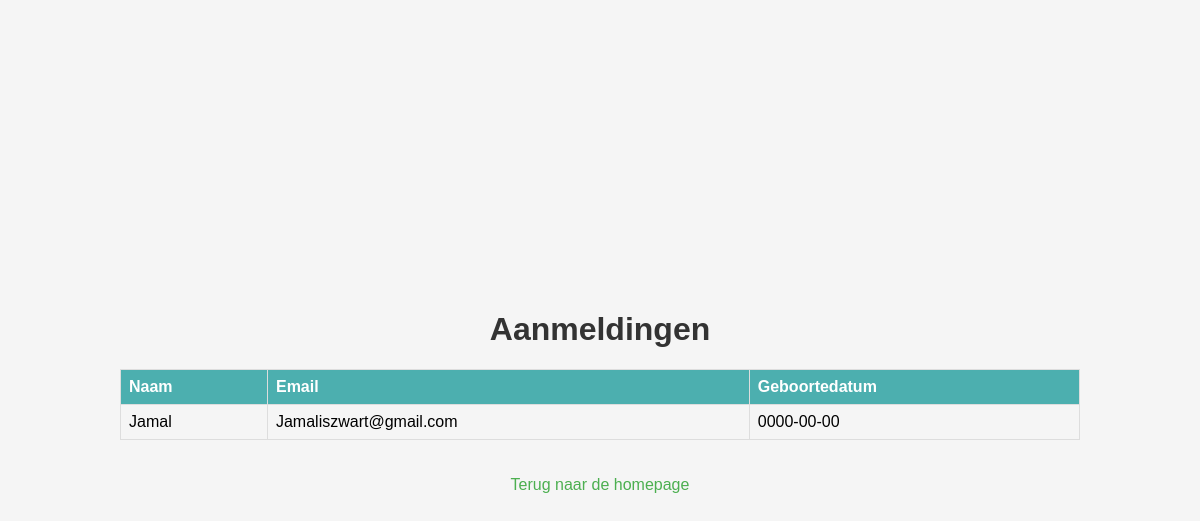
The app's page /php/aanmelden_result.php, older data.
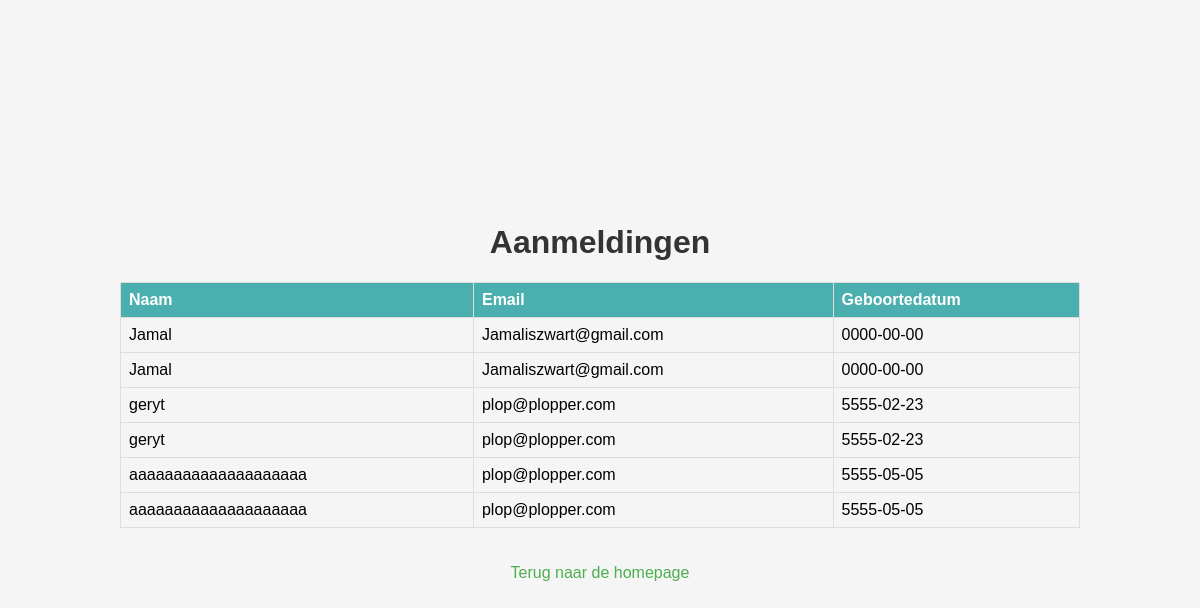
The same page, newer data.
### tables this page shows
CREATE TABLE IF NOT EXISTS `aanmelden` (
  `Naam` varchar(20) NOT NULL,
  `Email` varchar(50) NOT NULL,
  `GeboorteDatum` date NOT NULL
);

### php/aanmelden_result.php (the view, shortened to what this page needs)
<!DOCTYPE html>
<html>
<head>
</head>
<body>
<h1>Aanmeldingen</h1>
<?php
$dsn = "mysql:host=localhost;dbname=introweek_lj2";
$DBusername = "root";
$DBpassword = '';
try {
    $pdo = new PDO($dsn, $DBusername, $DBpassword);
    $pdo->setAttribute(PDO::ATTR_ERRMODE, PDO::ERRMODE_EXCEPTION);
    $stmt = $pdo->prepare("SELECT Naam, Email, Geboortedatum FROM aanmelden");
    $stmt->execute();
    echo "<table><tr>
    <th>Naam</th>
    <th>Email</th>
    <th>Geboortedatum</th>
    </tr>";
    while ($row = $stmt->fetch(PDO::FETCH_ASSOC)) {
        echo "<tr><td>" . htmlspecialchars($row['Naam']) . "</td><td>" . htmlspecialchars($row['Email']) . "</td><td>" . htmlspecialchars($row['Geboortedatum']) . "</td></tr>";
    }
    echo "</table>";
} catch (PDOException $e) {
    echo "Error: " . $e->getMessage();
}
?>
<p><a href="../html/index.html">Terug naar de homepage</a></p>
</body>
</html>

### php/aanmelden_result.php (style rules this page uses)
body { font-family: Arial, sans-serif; margin: 0; padding: 0; display: flex; justify-content: center; align-items: center; flex-direction: column; height: 100vh; background-color: #f5f5f5; }
h1 { color: #333; }
table { border-collapse: collapse; width: 80%; margin-bottom: 20px; }
th, td { border: 1px solid #ddd; padding: 8px; text-align: left; margin: 0; margin-bottom: 1rem; }
th { background-color: #4cafaf; color: white; margin: 0; margin-bottom: 1rem; }
a { color: #4CAF50; text-decoration: none; margin: 0; margin-bottom: 1rem; }

Row changes from the older to the newer data that the page shows:
added aanmelden: Naam "Jamal", Email "Jamaliszwart@gmail.com", GeboorteDatum "0000-00-00"
added aanmelden: Naam "geryt", Email "plop@plopper.com", GeboorteDatum "5555-02-23"
added aanmelden: Naam "geryt", Email "plop@plopper.com", GeboorteDatum "5555-02-23"
added aanmelden: Naam "aaaaaaaaaaaaaaaaaaaa", Email "plop@plopper.com", GeboorteDatum "5555-05-05"
added aanmelden: Naam "aaaaaaaaaaaaaaaaaaaa", Email "plop@plopper.com", GeboorteDatum "5555-05-05"
